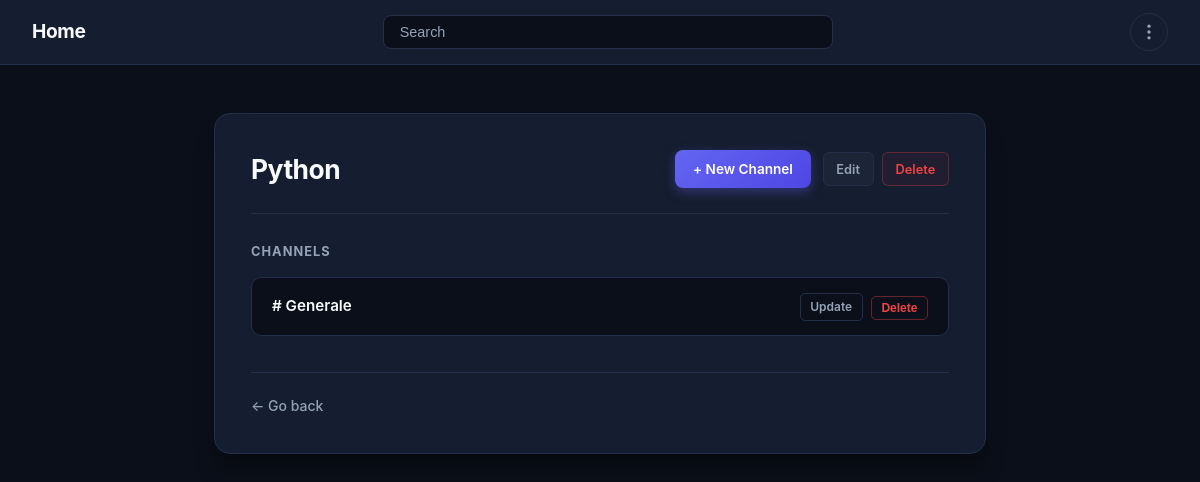
The app's page /room/4 (signed in), older data.
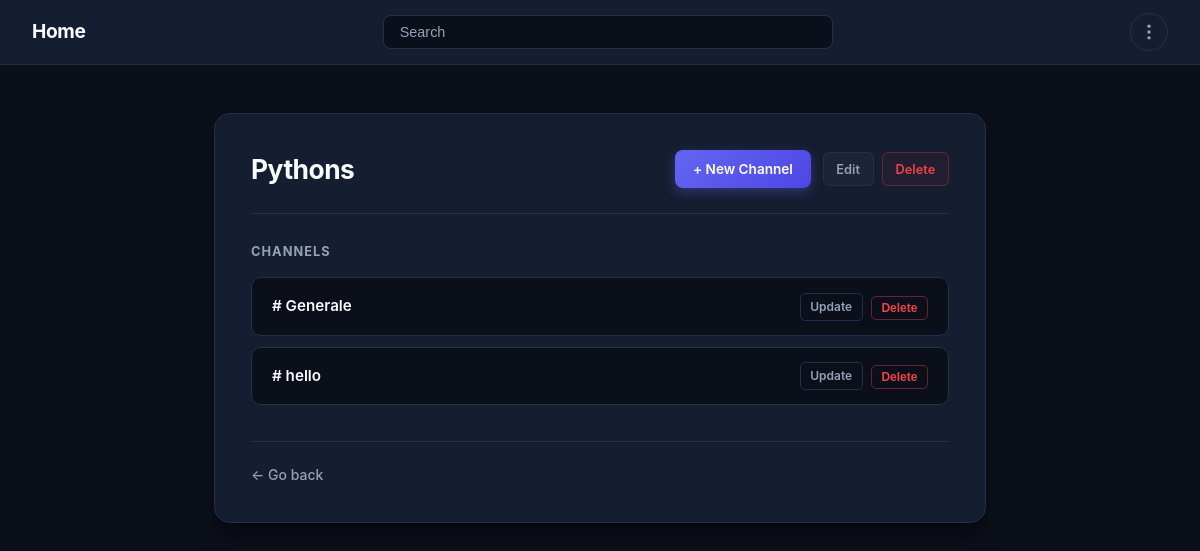
The same page, newer data.
### core/models.py (models this page shows, shortened)
class Room(models.Model):
    topic = models.ForeignKey(Topic, on_delete=models.CASCADE, null=True)
    host = models.ForeignKey(User, on_delete=models.CASCADE, null=True)
    participants = models.ManyToManyField(User, related_name='participants')
    channels = models.ManyToManyField(Channel, related_name='channels',)
    name = models.CharField(max_length=200)
    description = models.TextField(null=True, blank=True)
    created_at = models.DateTimeField(auto_now_add=True)

class Channel(models.Model):
    name = models.CharField(max_length=200)
    description = models.TextField(null=True, blank=True)
    created_at = models.DateTimeField(auto_now_add=True)

### core/views.py (the view)
# urls.py: path('room/<str:pk>', views.room_page, name='room'),
@login_required(login_url='login')
def room_page(request, pk):
    room = get_object_or_404(Room, id=pk)
    channels = room.channels.all()
    joined = Room.objects.filter(id=room.id).filter(participants__in=[request.user.id])
    if not joined:
        return HttpResponse('You have to join to this room.')
    context = {'room': room, 'channels': channels}
    return render(request, 'room.html', context)

### core/templates/room.html (shortened to what this page needs)
{% extends 'main.html' %}
{% load static %}
{% block extra_css %}
<link rel="stylesheet" href="{% static 'core/room.css' %}">
{% endblock %}
{% block content %}
<div class="container">
    <div class="room-card">
        <header class="room-header">
            <h2 class="room-title">{{ room.name }}</h2>
            <div class="room-header-actions">
                {% if request.user == room.host %}
                    <a href="{% url 'create-channel' room.id %}" class="btn-create">+ New Channel</a>
                    <div class="card-actions">
                        <a href="{% url 'update-room' room.id %}" class="action-link edit">Edit</a>
                        <a href="{% url 'delete-room' room.id %}" class="action-link delete">Delete</a>
                    </div>
                {% elif request.user in room.participants.all %}
                    <a href="{% url 'disjoin' room.id %}" class="btn-disjoin">Disjoin</a>
                {% endif %}
            </div>
        </header>
        <p class="channel-section-title">Channels</p>
        {% if channels %}
            <ul class="channel-list">
                {% for channel in channels %}
                    <li class="channel-item">
                        <div class="channel-row">
                            <a href="{% url 'channel' channel.id %}" class="channel-link"># {{ channel.name }}</a>
                            {% if request.user == room.host %}
                                <div class="channel-actions">
                                    <a href="{% url 'update-channel' channel.id %}" class="btn-update">Update</a>
                                    <form method="post" action="{% url 'delete-channel' channel.id %}" class="delete-form">
                                        <button type="submit" class="btn-delete">Delete</button>
                                    </form>
                                </div>
                            {% endif %}
                        </div>
                    </li>
                {% endfor %}
            </ul>
        {% else %}
            <p class="empty-channels">No channels created in this room yet.</p>
        {% endif %}
        <div class="room-footer">
            <a href="{% url 'home' %}" class="back-link">&larr; Go back</a>
        </div>
    </div>
</div>
{% endblock %}

Row changes from the older to the newer data that the page shows:
changed Room: name "Python" → "Pythons"
added Channel: name "hello"
